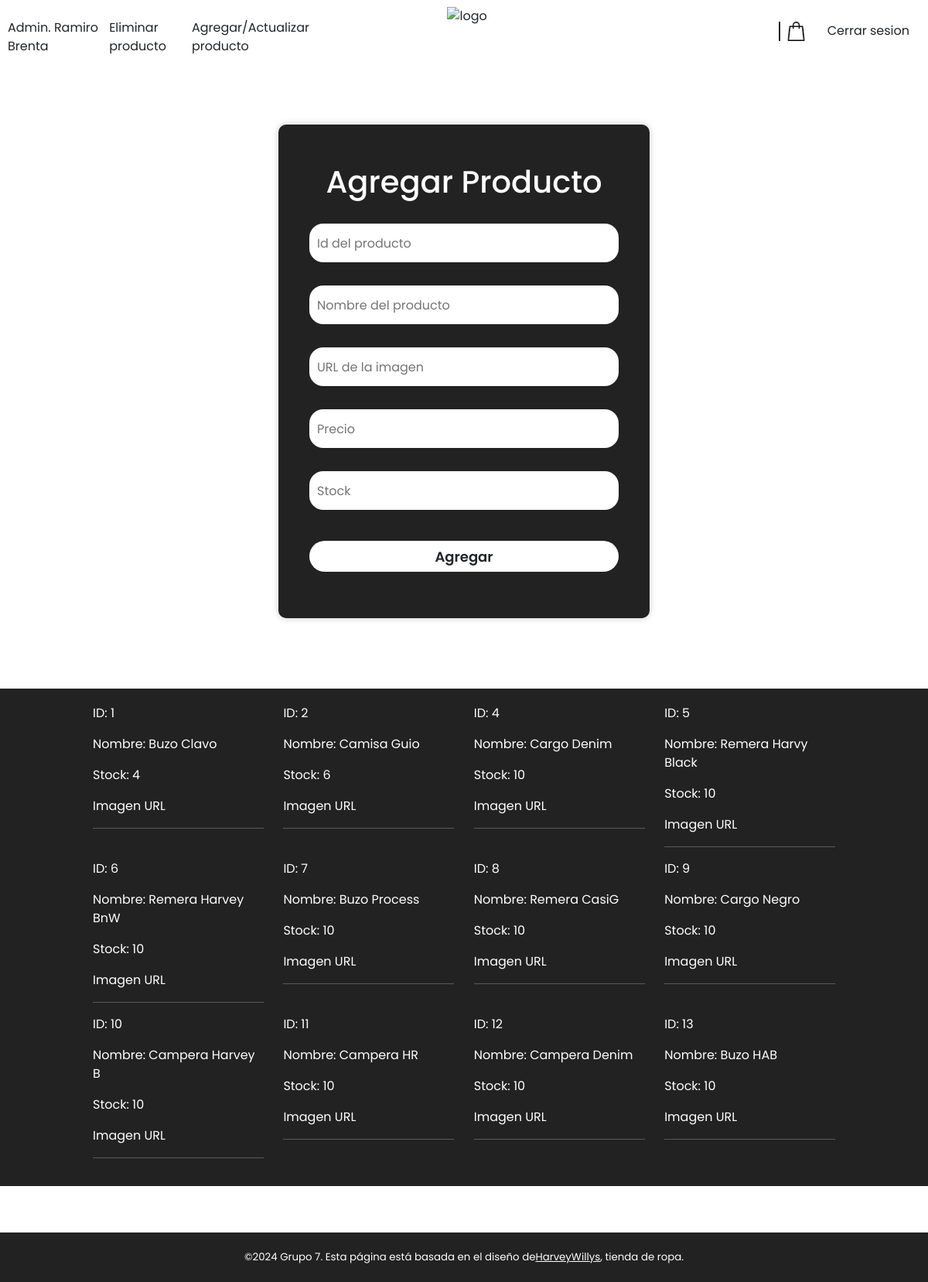
Page /agregar (signed in) on the committed database.
### website/__init__.py (models this page shows, shortened)
class Usuario (db.Model, UserMixin):
    id = db.Column(db.Integer, primary_key=True)
    nombre = db.Column(db.String(45), nullable=False)
    email = db.Column(db.String(150), nullable=False, unique=True)
    contrasena = db.Column(db.String, nullable=False)
    admin = db.Column(db.Boolean, default=False)

class Producto(db.Model):
    id = db.Column(db.Integer, primary_key=True)
    nombre = db.Column(db.String(100), nullable=False)
    img_url = db.Column(db.String, nullable=False)
    precio =db.Column(db.Float, nullable=False)
    cantidad =  db.Column(db.Integer, nullable=False)

### website/views.py (the view, shortened to what this page needs)
@views.route('/agregar', methods=['GET', 'POST'])
def agregar_producto():
    from . import Producto
    productos = Producto.query.all()
    return render_template('agregar_producto.html', productos = productos)

### website/__init__.py (called while the page is built)
def create_app():
    app = Flask(__name__)
    app.config['SECRET_KEY'] = 'l4c14v0'
    app.config['SQLALCHEMY_DATABASE_URI']= 'sqlite:///ecommerce7.db'
    app.config['SQLALCHEMY_TRACK_MODIFICATIONS']= False
    app.config['PERMANENT_SESSION_LIFETIME'] = timedelta(minutes=30)
    db.init_app(app)
    login_manager = LoginManager(app)
    login_manager.login_view = 'auth.login' #Si un usuario no autenticado intenta acceder a una ruta que necesita autenticacion, Flask-Login necesita saber a dónde redirigir al usuario para que inicie sesión.
    @login_manager.user_loader
    def load_user(user_id):
        return Usuario.query.get(user_id)
    from .views import views
    from .auth import auth
    app.register_blueprint(views, url_prefix = '/')
    app.register_blueprint(auth, url_prefix = '/')
    return app

### website/templates/agregar_producto.html (shortened to what this page needs)
{% extends 'base.html' %}
{% block head%}
<link rel="stylesheet" href="{{ url_for('static', filename  = 'login-register.css')}}">
<link rel="stylesheet" href="{{url_for('static', filename = 'header-footer.css')}}">
{% endblock %}
{% block content %}
<div class="login-padre">
        <div class="contenedor">
            <form method="POST">
                <h1>Agregar Producto</h1>
                <div class="input-box">
                    <input
                    type="text"
                    id="primary_key"
                    name="primary_key"
                    placeholder="Id del producto">
                </div>
                <div class="input-box">
                    <input
                    type="text"
                    id="nombre"
                    name="nombre"
                    placeholder="Nombre del producto">
                </div>
                <div class="input-box">
                    <input
                    type="text"
                    id="imagen"
                    name="imagen"
                    placeholder="URL de la imagen">
                </div>
                <div class="input-box">
                    <input
                    type="number"
                    id="precio"
                    name="precio"
                    placeholder="Precio">
                </div>
                <div class="input-box">
                    <input
                    type="number"
                    id="cantidad"
                    name="cantidad"
                    placeholder="Stock">
                </div>
                <button class="btn" type="submit">Agregar</button>
        </form>
    </div>
</div>
<section id="nav" class="section-1">
    <div class="prod-container">
    {% for producto in productos %}
    <div class="prod">
        <div class="desc">
            <p>ID: {{producto.id}}</p>
            <p>Nombre: {{producto.nombre}}</p>
            <p>Stock: {{producto.cantidad}}</p>
            <a href="{{producto.img_url}}" target="_blank">Imagen URL</a>
            <hr>
        </div>
    </div>
    {% endfor %}
    </div>
</section>
     {%  endblock %}

### website/templates/header.html
<header>
    <div id="menu">
        {% if current_user.is_authenticated %}
        {% if current_user.admin == true %}
        <p>Admin. {{current_user.nombre}}  </p>
        <a href="{{url_for('views.eliminar')}}">Eliminar producto</a>
        <a href="{{url_for('views.agregar_producto')}}">Agregar/Actualizar producto</a>
        {% else %}
        <p> Hola, {{current_user.nombre}} </p>
        <a href="{{url_for('auth.hacer_admin')}}">Convertir en administrador</a>
        {% endif %}
        {% endif %}
    </div>
    <div id="logo">
            <a href="/">
                <img src="{{url_for('static', filename = '/img/logo.gif')}}"  alt="logo">
            </a>
    </div>
    <div id="utilities">
        {% if current_user.is_authenticated %}
        <a href="/carrito">
            <img src="{{url_for('static', filename = '/img/shopping-bag.png')}}"  alt="Carrito">
        </a>
            <a href="{{ url_for('auth.logoutRoute') }}">
                Cerrar sesion
            </a>
        {% else %}
            <a href="/login">
                Iniciar sesion
            </a>
        {% endif %}
    </div>
</header>

### website/static/header-footer.css (style rules this page uses)
* { box-sizing: border-box; }
header { display: flex; flex-direction: row; justify-content: space-between; position: sticky; top: 0; z-index: 300; align-items: center; background-color: #ffffff; width: 100%; height: 10vh; padding: 10px 0; }
a { text-decoration: none; color: inherit; }
#logo img { height: 100%; max-height: 45px; }
#utilities { margin: 0 1.5rem; }
#utilities img { margin: 0 1.5rem; height: 80%; width: auto; max-height: 25px; border-left: 2px #222222 solid; padding-left: 0.5rem; margin-top: 0.25rem; }
#utilities img:nth-child(1) { padding-right: 0.25rem; margin-bottom: 0.25rem; }
@media (min-width: 760px) { #menu { height: 4vh; width: 38%; display: flex; padding-left: 10px; justify-content: space-around; } }
@media (min-width: 760px) { #logo { display: flex; justify-content: center; align-self: center; height: 8vh; width: 33%; } }
@media (min-width: 760px) { #utilities { display: flex; width: 33%; align-items: center; justify-content: right; } }

### website/static/login-register.css (style rules this page uses)
* { font-family: Poppins, roboto, noto, segoe ui, arial, sans-serif; margin: 0; padding: 0; box-sizing: border-box; }
body { background-image: url(https://harveywillys.vtexassets.com/assets/vtex.file-manager-graphql/images/7923e9d9-0686-432b-83fd-e5b70151244a___0ef1a1d3c5d8bcdac61f6da826ec25da.jpg); background-repeat: no-repeat; background-size: cover; background-position:center; backdrop-filter: blur(3px); }
.login-padre { display: flex; justify-content: center; height: 100vh; align-items: center; background-color: rgb(255, 255, 255); background: transparent; }
.contenedor { background-color: #222222; width: 480px; padding: 50px 40px; border-radius: 10px; box-shadow: 0px 0px 10px rgba(0, 0, 0, .2); }
form h1 { text-align: center; font-weight: 900px; font-size: 40px; color: white; }
.input-box input { width: 100%; height: 100%; font-size: 16px; border: none; border-radius: 18px; padding-left: 10px; }
.input-box { height: 50px; background-color: aquamarine; margin: 30px 0px; background: transparent; }
a { text-decoration: none; }

### website/templates/agregar_producto.html (style rules this page uses)
#nav { display: flex; justify-content: center; padding: 20px 0px; margin-top: 10px; background-color: #222222; color: white; }
.prod-container { display: flex; justify-content: space-between; flex-wrap: wrap; width: 80%; }
#nav .prod { width: 23%; min-width: 100px; font-weight: 400; }

### rows in the picture
Usuario: nombre "Ramiro Brenta"
Producto: id "1", nombre "Buzo Clavo", cantidad "4"
Producto: id "2", nombre "Camisa Guio", cantidad "6"
Producto: id "4", nombre "Cargo Denim", cantidad "10"
Producto: id "5", nombre "Remera Harvy Black", cantidad "10"
Producto: id "6", nombre "Remera Harvey BnW", cantidad "10"
Producto: id "7", nombre "Buzo Process", cantidad "10"
Producto: id "8", nombre "Remera CasiG", cantidad "10"
Producto: id "9", nombre "Cargo Negro", cantidad "10"
Producto: id "10", nombre "Campera Harvey B", cantidad "10"
Producto: id "11", nombre "Campera HR", cantidad "10"
Producto: id "12", nombre "Campera Denim", cantidad "10"
Producto: id "13", nombre "Buzo HAB", cantidad "10"
